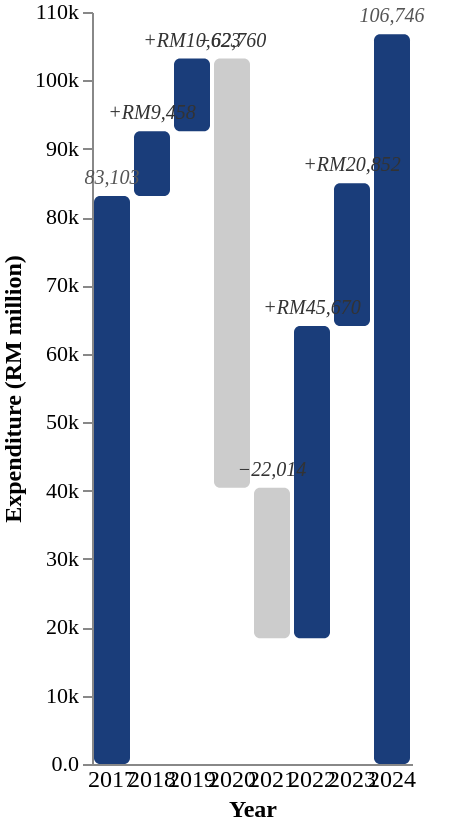

Write a Vega-Lite specification for this figure.
### Vega-Lite specification from a JSON file in a GitHub repository (floating-point values rounded to 4 significant figures)
{"$schema": "https://vega.github.io/schema/vega-lite/v5.json", "width": "container", "height": 410, "autosize": "fit", "padding": {"top": 0, "bottom": 0, "left": 0, "right": 20}, "data": {"values": [{"year": "2017", "value": 83103, "base": 0, "change": 83103, "type": "start"}, {"year": "2018", "value": 92561, "base": 83103, "change": 9458, "type": "gain"}, {"year": "2019", "value": 103184, "base": 92561, "change": 10623, "type": "gain"}, {"year": "2020", "value": 40424, "base": 103184, "change": -62760, "type": "loss"}, {"year": "2021", "value": 18410, "base": 40424, "change": -22014, "type": "loss"}, {"year": "2022", "value": 64080, "base": 18410, "change": 45670, "type": "gain"}, {"year": "2023", "value": 84932, "base": 64080, "change": 20852, "type": "gain"}, {"year": "2024", "value": 106746, "base": 0, "change": 106746, "type": "end"}]}, "layer": [{"mark": {"type": "bar", "cornerRadiusEnd": 3}, "encoding": {"x": {"field": "year", "type": "ordinal", "sort": ["2017", "2018", "2019", "2020", "2021", "2022", "2023", "2024"], "axis": {"title": "Year", "titleFont": "DM Sans", "titleFontSize": 12, "labelFont": "DM Sans", "labelFontSize": 12, "labelAngle": 0, "grid": false, "ticks": false, "domain": true}}, "y": {"field": "base", "type": "quantitative", "axis": {"title": "Expenditure (RM million)", "titleFont": "DM Sans", "titleFontSize": 12, "labelFont": "DM Sans", "labelFontSize": 11, "grid": false, "format": ".2s", "domain": true}}, "y2": {"field": "value"}, "color": {"field": "type", "type": "nominal", "scale": {"domain": ["start", "gain", "loss", "end"], "range": ["#1a3d7a", "#1a3d7a", "#cccccc", "#1a3d7a"]}, "legend": null}, "tooltip": [{"field": "year", "type": "ordinal", "title": "Year"}, {"field": "value", "type": "quantitative", "title": "Expenditure (RM million)", "format": ","}, {"field": "change", "type": "quantitative", "title": "Change (RM million)", "format": "+"}]}}, {"mark": {"type": "text", "align": "center", "baseline": "bottom", "dy": -4, "fontSize": 10, "font": "DM Sans", "fontStyle": "italic", "color": "#555555"}, "transform": [{"filter": "datum.type === 'start' || datum.type === 'end'"}], "encoding": {"x": {"field": "year", "type": "ordinal"}, "y": {"field": "value", "type": "quantitative"}, "text": {"field": "value", "type": "quantitative", "format": ","}}}, {"mark": {"type": "text", "align": "center", "baseline": "bottom", "dy": -4, "fontSize": 10, "font": "DM Sans", "fontStyle": "italic", "color": "#333333"}, "transform": [{"filter": "datum.type === 'gain'"}, {"calculate": "'+RM' + format(datum.change, ',')", "as": "label"}], "encoding": {"x": {"field": "year", "type": "ordinal"}, "y": {"field": "value", "type": "quantitative"}, "text": {"field": "label", "type": "nominal"}}}, {"mark": {"type": "text", "align": "center", "baseline": "bottom", "dy": -4, "fontSize": 10, "font": "DM Sans", "fontStyle": "italic", "color": "#333333"}, "transform": [{"filter": "datum.type === 'loss'"}, {"calculate": "format(datum.change, ',')", "as": "label"}], "encoding": {"x": {"field": "year", "type": "ordinal"}, "y": {"field": "base", "type": "quantitative"}, "text": {"field": "label", "type": "nominal"}}}], "config": {"background": "transparent", "view": {"stroke": "transparent"}}}
